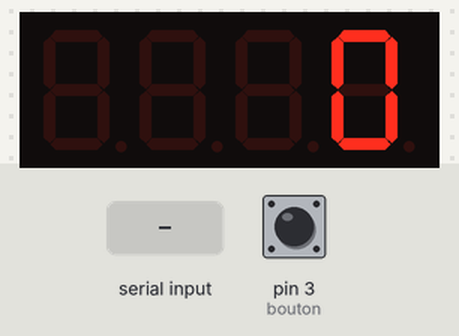
A sketch run on a simulated Arduino Mega 2560, built with avr-gcc and run on an emulated ATmega2560. On the bench: 4-digit seven-segment display. The test bench sets the inputs (shaded band); at power-on: pin 3 (bouton) HIGH. What the sketch prints to the serial monitor is not drawn.

Above: at 1.2 s.
1.3 s: "2" received over the second serial link
At 1.47 s:
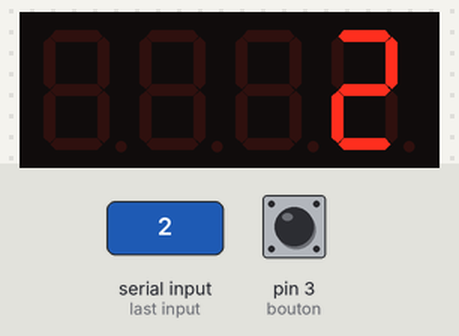
2.9 s: pin 3 (bouton) pulled LOW for 0.15 s
4.5 s: pin 3 (bouton) pulled LOW for 1 s
At 4.58 s:
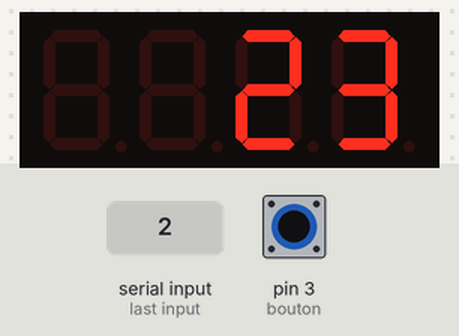
7.0 s: "4" received over the second serial link
Timing chart, 0 to 9.5 s (numbered marks = the images above; inputs shaded):
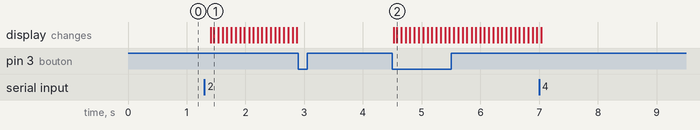

Measured:
- after the input at 1.3 s, the display: first changes after 0.11 s (image 1 shows a later state)
- after the input at 2.9 s, every drawn part: stays the same
- after the input at 4.5 s, the display: first changes at once (image 2 shows a later state)

The sketch:

emetteur.ino
```cpp
#include <Wire.h>
#include "TM1637.h"

const int CLK = 4;
const int DIO = 5;
TM1637 tm1637(CLK, DIO);


int etat = 1;
/*
etat = 1 : attente d'une nouvelle partie
etat = 2 : jeu en cours
etat = 3 : jeu en pause
etat = 4 : ecran de fin
*/

// Serial1 = RX a 17 et TX a 16
int bouton = 3;
bool rebond = false;
int score = 0;
const int maxi = 9999;
String message;
char lu;
char _;


void vide ()
{
    while (Serial2.available () > 0)
    {
        _ = (char) Serial2.read ();
    }
}

void envoi (String message)
{
    char c;
    for (int num = 0; num < message.length (); num ++)
    {
        c = message.charAt (num);
        Serial.println (num);
        Serial2.print ((char) c);
    }
}


void pause ()
{
  if (! rebond && (etat == 2 || etat == 3))
  {
    rebond = true;
    etat = 5 - etat;
    Serial2.print ('P');
  }
  delay (150);
  rebond = false;
}

void updateScore ()
{
    if (score < maxi)
    {
      score ++;
    }
    tm1637.displayNum (score);
}


void setup ()
{
  Serial.begin (9600);
  Serial2.begin (9600);

  // appareillage de l'afficheur
  tm1637.init ();
  tm1637.set (BRIGHTEST);//BRIGHT_TYPICAL = 2,BRIGHT_DARKEST = 0,BRIGHTEST = 7;
  tm1637.displayStr ("   0");

  // appareillage du bouton
  pinMode (bouton, INPUT_PULLUP);
  attachInterrupt (digitalPinToInterrupt (bouton), pause, FALLING);
}

void loop ()
{
  delay (50);
  switch (etat)
  {

    case 1:
      if (Serial2.available () > 0)
      {
        lu = (char) Serial2.read ();
        vide ();
        if (lu == '2')
        {
            etat = 2;
        }
      }
      break;

    case 2:
      updateScore ();
      if (Serial2.available () > 0)
      {
        lu = (char) Serial2.read ();
        Serial.println (lu);
        vide ();
        if (lu == '4')
        {
            etat = 4;
            message = (String) score;
            for (int _ = 0; _  < 5 - message.length (); _ ++)
            {
              message = "0" + message;
            }
            Serial.print ("message : ");
            Serial.println (message);
            envoi (message);
        }
      }
      break;

    case 3:
      break;

    case 4:
      if (Serial2.available () > 0)
      {
        lu = (char) Serial2.read ();
        vide ();
        if (lu == '1')
        {
            etat = 1;
            score = 0;
            tm1637.displayStr ("   0");
        }
      }
      break;

  }
}
```
